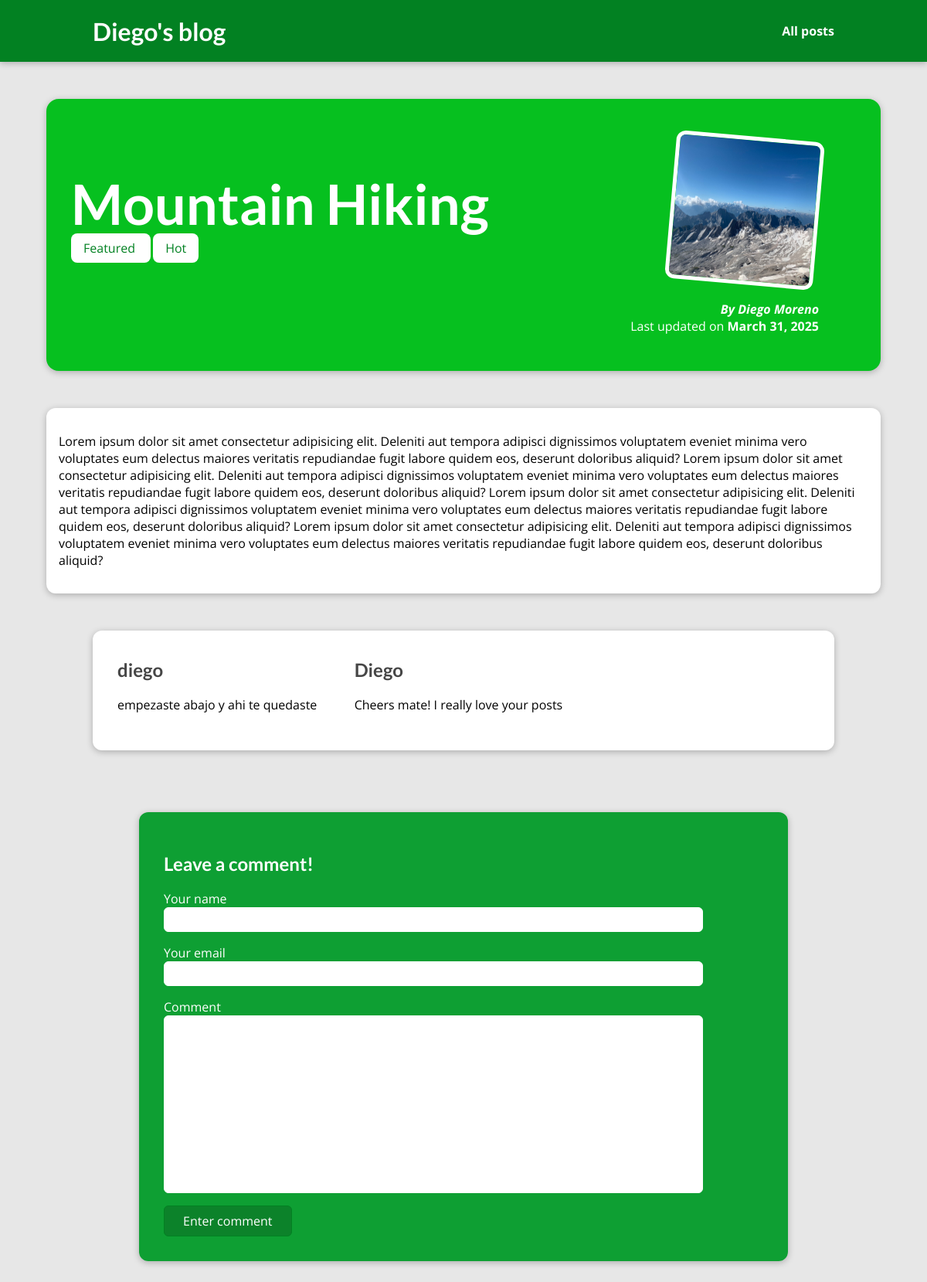
The page /posts/hike-in-the-moutains on the database its author committed.
### blog/models.py (models this page shows, shortened)
class Post(models.Model):
    title = models.CharField(max_length=150)
    slug = models.SlugField(unique=True, db_index=True)
    image = models.ImageField(upload_to="images", null=True)
    author = models.ForeignKey("Author", on_delete=models.CASCADE)
    date = models.DateField(auto_now=True)
    excerpt = models.CharField(max_length=180)
    content = models.TextField(validators=[MinLengthValidator(10)])
    tag = models.ManyToManyField("Tag", related_query_name="tags")

class Tag(models.Model):
    caption = models.CharField(max_length=50)
    class Meta:
        verbose_name = "Tag"
        verbose_name_plural = "Tags"

class Author(models.Model):
    first_name = models.CharField(max_length=50)
    last_name = models.CharField(max_length=50)
    email = models.EmailField(max_length=254, null=True)
    def __str__(self):
        return self.first_name + " " + self.last_name

class Comment(models.Model):
    user_name = models.CharField(max_length=120)
    user_email = models.EmailField(max_length=254)
    text = models.TextField(max_length=400)
    post = models.ForeignKey(
        "Post", on_delete=models.CASCADE, related_name="comments")

### blog/views.py (the view, shortened to what this page needs)
# urls.py: path("posts/<slug:slug>", views.PostDetailView.as_view(), name='blog-post-details'),
class PostDetailView(View):
    def get(self, request, slug):
        desired_post = get_object_or_404(Post, slug=slug)
        context = {
            "post": desired_post,
            "tags": desired_post.tag.all(),
            "comment_form": CommentForm(),
            "comments": desired_post.comments.all().order_by("-id")
        }
        return render(request, "blog/post_detail.html", context)

### blog/forms.py
class CommentForm(forms.ModelForm):
    class Meta:
        model = Comment
        exclude = ["post"]
        labels = {
            "user_name": "Your name",
            "user_email": "Your email",
            "text": "Comment"
        }

### blog/templates/blog/post_detail.html (shortened to what this page needs)
{% extends 'base.html' %}
{% load static %}
{% block css_files %}
    <link rel="stylesheet" href="{% static 'blog/all-posts.css' %}">
    <link rel="stylesheet" href="{% static 'blog/post-details.css' %}">
{% endblock css_files %}
{% block content %}
    <section id="summary">
        <h2> {{post.title}} </h2>
        <div>
        {% for tag in tags %}
            <span class="tag"> {{tag.caption}} </span>
        {% endfor %}
        </div>
        <article>
            <img src="{{ post.image.url }}" alt="{{post.title}}">
            <address>By <a href="mailto:{{ post.author.email }}"> {{post.author}} </a></address>
            <div>
                Last updated on <time datetime=""> {{post.date}} </time>
            </div>
        </article>
    </section>
    <main>
        <p>
            {{post.content | linebreaks}}
        </p>
    </main>
    <section id="comments">
	    <ul>
		    {% for comment in comments %}
		    <li>
			<h2>{{ comment.user_name }}</h2>
			<p>{{ comment.text|linebreaks }}</p>
		    </li>
		    {% endfor %}
	     </ul>
    </section>
    <section id="comment-form">
        <h2>Leave a comment!</h2>
        <form action="{% url 'blog-post-details' post.slug %}" method="POST">
            {% for form_field in comment_form %}
                <div class="form-control">
                    {{ form_field.label }}
                    {{ form_field }}
                </div>
                {% endfor %}
                <button>Enter comment</button>
        </form>
    </section>
{% endblock content %}

### static/app.css (style rules this page uses)
* { box-sizing: border-box; }
html { font-family: 'Open Sans', 'Lato', sans-serif; }
body { margin: 0; }
h1, h2, h3 { font-family: 'Lato', sans-serif; font-weight: bold; }

### blog/static/blog/all-posts.css (style rules this page uses)
body { background-color: #e7e7e7; }
ul { list-style: none; margin: 0; padding: 0; display: grid; grid-template-columns: repeat(auto-fill, minmax(17rem, 1fr)); gap: 1.5rem; }

### blog/static/blog/post-details.css (style rules this page uses)
body { background-color: #e7e7e7; }
#summary { margin: 8rem auto 3rem auto; padding: 2rem; width: 90%; max-width: 90rem; border-radius: 16px; background-color: #06c01f; position: relative; box-shadow: 0 2px 8px rgba(0, 0, 0, 0.25); height: 22rem; }
#summary h2 { color: white; font-size: 4.5rem; margin-bottom: 0.25rem; width: 60dvw; }
#summary article { position: absolute; top: 2rem; right: 3rem; padding: 1rem 2rem; border-radius: 12px; text-align: right; color: white; }
#summary article img { width: 12rem; height: 12rem; border-radius: 12px; transform: rotateZ(5deg); border: 5px solid white; margin-bottom: 1rem; }
#summary address { font-weight: bold; }
#summary a { color: white; text-decoration: none; }
#summary time { font-weight: bold; }
main { width: 90%; max-width: 90rem; margin: 3rem auto; background-color: white; padding: 1rem; border-radius: 12px; box-shadow: 0 2px 8px rgba(0, 0, 0, 0.25); }
.tag { background-color: white; color: #028122; padding: 0.5rem 1rem; border-radius: 8px; margin-right: 3px; }
#comment-form { padding: 2rem; margin: 5rem auto; width: 90%; max-width: 70dvw; height: auto; background-color: #069d2cf5; border-radius: 12px; box-shadow: 0 2px 8px rgba(0, 0, 0, 0.25); border: #028122; color: white; }
.form-control { margin-bottom: 1rem; }
.form-control textarea, input { resize: none; width: 90%; display: block; font: inherit; padding: 0.25rem; border-radius: 6px; border: 1px solid #ffffff; }
form button { font: inherit; background-color: #0c822a; color: white; border: 1px solid #028122; padding: 0.5rem 1.5rem; border-radius: 6px; cursor: pointer; }
#comments { margin: 3rem auto; width: 90%; max-width: 60rem; border-radius: 12px; background-color: white; box-shadow: 0 2px 8px rgba(0, 0, 0, 0.25); padding: 1rem 2rem; }
#comments ul { list-style: none; margin: 0; padding: 0; }
#comments li { margin-bottom: 1rem; }
#comments li:last-of-type { border-bottom: none; }
#comments h2 { color: #464646; }

### rows shown on the page
Post: title "Mountain Hiking", image (picture), author "Diego Moreno", date "March 31, 2025", content "Lorem ipsum dolor sit amet consectetur adipisicing elit. Deleniti aut tempora adipisci dignissimos voluptatem eveniet minima vero voluptates eum delectus maiores veritatis repudiandae fugit labore quidem eos, deserunt doloribus aliquid? Lorem ipsum dolor sit amet consectetur adipisicing elit. Deleniti aut tempora adipisci dignissimos voluptatem eveniet minima vero voluptates eum delectus maiores veritatis repudiandae fugit labore quidem eos, deserunt doloribus aliquid? Lorem ipsum dolor sit amet consectetur adipisicing elit. Deleniti aut tempora adipisci dignissimos voluptatem eveniet minima vero voluptates eum delectus maiores veritatis repudiandae fugit labore quidem eos, deserunt…"
Tag: caption "Featured"
Tag: caption "Hot"
Comment: user_name "diego", text "empezaste abajo y ahi te quedaste"
Comment: user_name "Diego", text "Cheers mate! I really love your posts"
